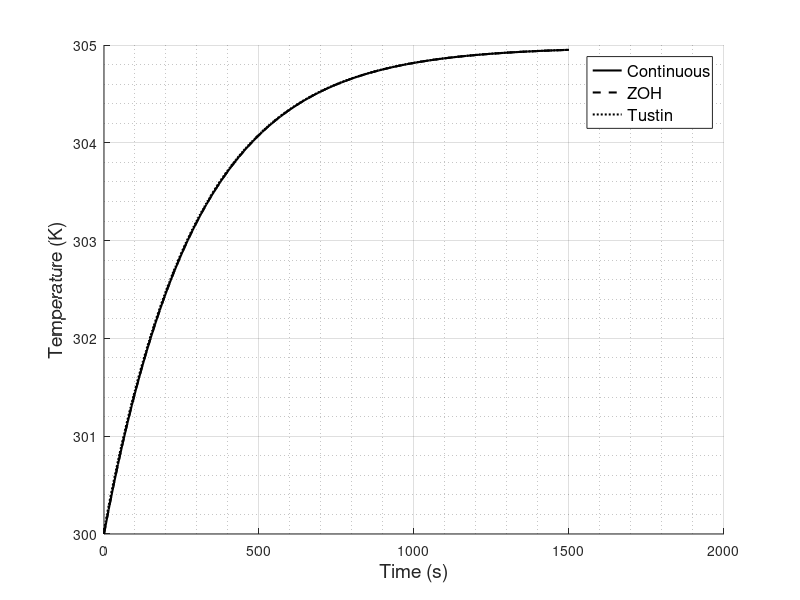

Write the MATLAB code that produced this figure. (Note: this script raises an error after producing the figure.)
K = 0.0415;           % Ganancia
tau = 292.4477;       % Constante de tiempo
%delay = 2.0988;       % Retardo

fo_sys = tf([K], [tau 1]);

% Discretización
%ts = 56.1537;
ts=5;
Hz = c2d(fo_sys, ts, 'zoh');
Hz2 = c2d(fo_sys, ts, 'tustin');


% Simulación de la respuesta escalón

tmax = 1500;
[y1,t1] = step(fo_sys, tmax);
[y2, t2] = step(Hz, tmax);
[y3, t3] = step(Hz2, tmax);

% Ajuste de valores de salida
y1 = 120 * y1 + 300;
y2 = 120 * y2 + 300;
y3 = 120 * y3 + 300;

% Graficar las respuestas
figure;
hold on;
plot(t1, y1, 'k-', 'LineWidth', 1.5);
plot(t2, y2, 'k--', 'LineWidth', 1.5);
plot(t3, y3, 'k:', 'LineWidth', 1.5);
hold off;
legend('Continuous', 'ZOH', 'Tustin','FontSize',12);
xlabel('Time (s)','FontSize',14);
ylabel('Temperature (K)','FontSize',14);
grid on;
grid minor;
%% controller
fo_d=tf([1],[980*0.95/5 1])
desired=c2d(fo_d,ts,'zoh').denominator{1}

[r,s,t]=incremental_rst(Hz,1,desired,ts)
%% Simulación PID RH
simData = out;  % Datos de simulación

% Extraer datos
t = simData.simout.Time;       % Vector de tiempo
y = simData.simout.Data(:,1);  % Señal: salida del sistema (RH)

% Set-point (constante en 100%)
sp = 100 * ones(length(y),1); 

% Crear la figura
figure;
hold on;

% Etiquetas de ejes
xlabel('Time [s]', 'FontSize', 14);
ylabel('RH [%]', 'FontSize', 14);

% Graficar señales
plot(t, y, 'k-', 'LineWidth', 1.5, 'DisplayName', 'Air RH');
plot(t, sp, 'k:', 'LineWidth', 1.5, 'DisplayName', 'Set-point');
% plot(t, u, 'k--', 'LineWidth', 1.5, 'DisplayName', 'Control signal'); % opcional

% Configuración del gráfico
legend('show', 'FontSize', 12, 'Location', 'best');
grid on;
grid minor;
xlim([0, 3000]);
ylim([0, 120]);

% Configuración de ejes
ax = gca;
ax.FontSize = 14;
ax.XMinorGrid = 'on';
ax.YMinorGrid = 'on';

hold off;
